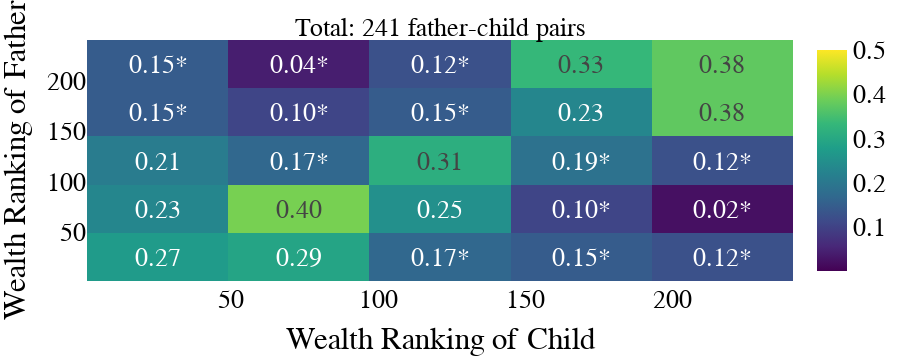
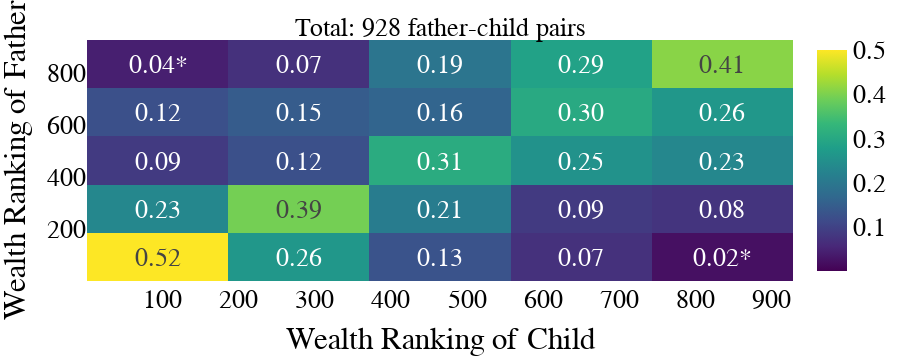
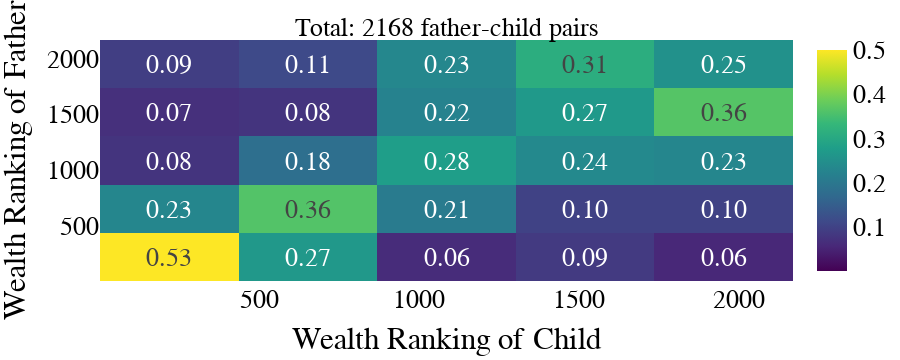
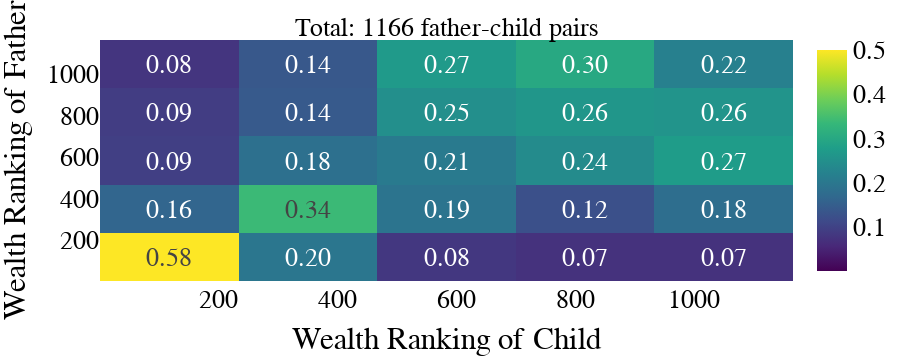

The code cell stored with these charts, in order, in its notebook:
### Code cell
for i in range(0, 5):
    subset = df2_filtered[df2_filtered['gendeath'] == i].copy()
    fig = go.Figure()
    
    # Calculate 2D histogram manually to get z values
    x_bins = np.linspace(subset['ranking_child'].min(), subset['ranking_child'].max(), 6)  # Adjust bin size
    y_bins = np.linspace(subset['ranking_father'].min(), subset['ranking_father'].max(), 6)
    hist, x_edges, y_edges = np.histogram2d(subset['ranking_child'], subset['ranking_father'], bins=[x_bins, y_bins])
    
    # Calculate sample size for each bin
    bin_counts = hist.astype(int)
    
    # Create asterisks where sample size < 10
    asterisks = np.where(bin_counts < 10, '*', '')
    
    x_bin_widths = np.diff(x_edges)
    z_values = hist / x_bin_widths[:, None]  # Divide each bin count by its width
    
    # Flatten x and y edges for Plotly's input
    x_centers = 0.5 * (x_edges[:-1] + x_edges[1:])
    y_centers = 0.5 * (y_edges[:-1] + y_edges[1:])
    
    # Generate text annotations including asterisks
    text_values = np.array([
        [f"{z:.2f}{asterisks[j, k]}" for k, z in enumerate(row)] 
        for j, row in enumerate(z_values)
    ])
    
    fig.add_trace(
        go.Heatmap(
            x=x_centers,
            y=y_centers,
            z=z_values,
            zmin=0,
            zmax=0.5,
            colorscale='Viridis',
            colorbar=dict(tickvals=[0.1, 0.2, 0.3, 0.4, 0.5], ticktext=['0.1', '0.2', '0.3', '0.4', '0.5']),
            text=text_values,  # Add text annotations
            texttemplate="%{text}",  # Display text with asterisks
            hovertemplate="sqrt(Frequency): %{z:.2f}<extra></extra>"
        )
    )
    fig.update_layout(
        plot_bgcolor='rgba(0,0,0,0)',
        xaxis_title = 'Wealth Ranking of Child',
        yaxis_title = 'Wealth Ranking of Father',
        font_family="Times",
        font_size = 26 ,
        font_color = 'black',
        margin=dict(l=10, r=10, t=40, b=10),
        )
    fig.add_annotation(
        x=0.5,
        y=1.11,
        xref='paper',
        yref='paper',
        text=f'Total: {len(subset)} father-child pairs',
        showarrow=False,
        align='center'
    )
    
    fig.show()
    # fig.write_image(f'img/heatmap_df2_period{i}.svg')

### Figure 1 — Plotly figure (JSON) as saved in the notebook; plotly's stock layout.template omitted (floating-point values rounded to 4 significant figures)
{"data": [{"colorbar": {"ticktext": ["0.1", "0.2", "0.3", "0.4", "0.5"], "tickvals": [0.1, 0.2, 0.3, 0.4, 0.5]}, "colorscale": [[0, "#440154"], [0.1111, "#482878"], [0.2222, "#3e4989"], [0.3333, "#31688e"], [0.4444, "#26828e"], [0.5556, "#1f9e89"], [0.6667, "#35b779"], [0.7778, "#6ece58"], [0.8889, "#b5de2b"], [1, "#fde725"]], "hovertemplate": "sqrt(Frequency): %{z:.2f}<extra></extra>", "text": [["0.27", "0.29", "0.17*", "0.15*", "0.12*"], ["0.23", "0.40", "0.25", "0.10*", "0.02*"], ["0.21", "0.17*", "0.31", "0.19*", "0.12*"], ["0.15*", "0.10*", "0.15*", "0.23", "0.38"], ["0.15*", "0.04*", "0.12*", "0.33", "0.38"]], "texttemplate": "%{text}", "type": "heatmap", "x": [25, 73, 121, 169, 217], "y": [25, 73, 121, 169, 217], "z": [[0.2708, 0.2917, 0.1667, 0.1458, 0.125], [0.2292, 0.3958, 0.25, 0.1042, 0.02083], [0.2083, 0.1667, 0.3125, 0.1875, 0.125], [0.1458, 0.1042, 0.1458, 0.2292, 0.375], [0.1458, 0.04167, 0.125, 0.3333, 0.375]], "zmax": 0.5, "zmin": 0}], "layout": {"annotations": [{"align": "center", "showarrow": false, "text": "Total: 241 father-child pairs", "x": 0.5, "xref": "paper", "y": 1.11, "yref": "paper"}], "font": {"color": "black", "family": "Times", "size": 26}, "height": 360, "margin": {"b": 10, "l": 10, "r": 10, "t": 40}, "plot_bgcolor": "rgba(0, 0, 0, 0)", "xaxis": {"autorange": true, "range": [1, 241], "title": {"text": "Wealth Ranking of Child"}, "type": "linear"}, "yaxis": {"autorange": true, "range": [1, 241], "title": {"text": "Wealth Ranking of Father"}, "type": "linear"}}}

### Figure 2 — Plotly figure (JSON) as saved in the notebook; plotly's stock layout.template omitted (floating-point values rounded to 4 significant figures)
{"data": [{"colorbar": {"ticktext": ["0.1", "0.2", "0.3", "0.4", "0.5"], "tickvals": [0.1, 0.2, 0.3, 0.4, 0.5]}, "colorscale": [[0, "#440154"], [0.1111, "#482878"], [0.2222, "#3e4989"], [0.3333, "#31688e"], [0.4444, "#26828e"], [0.5556, "#1f9e89"], [0.6667, "#35b779"], [0.7778, "#6ece58"], [0.8889, "#b5de2b"], [1, "#fde725"]], "hovertemplate": "sqrt(Frequency): %{z:.2f}<extra></extra>", "text": [["0.52", "0.26", "0.13", "0.07", "0.02*"], ["0.23", "0.39", "0.21", "0.09", "0.08"], ["0.09", "0.12", "0.31", "0.25", "0.23"], ["0.12", "0.15", "0.16", "0.30", "0.26"], ["0.04*", "0.07", "0.19", "0.29", "0.41"]], "texttemplate": "%{text}", "type": "heatmap", "x": [93.7, 279.1, 464.5, 649.9, 835.3], "y": [93.7, 279.1, 464.5, 649.9, 835.3], "z": [[0.5178, 0.2643, 0.1294, 0.07012, 0.02157], [0.2319, 0.3937, 0.2104, 0.0863, 0.07551], [0.0863, 0.1241, 0.3074, 0.2535, 0.2319], [0.1241, 0.1456, 0.1618, 0.302, 0.2643], [0.04315, 0.07012, 0.1942, 0.2859, 0.4099]], "zmax": 0.5, "zmin": 0}], "layout": {"annotations": [{"align": "center", "showarrow": false, "text": "Total: 928 father-child pairs", "x": 0.5, "xref": "paper", "y": 1.11, "yref": "paper"}], "font": {"color": "black", "family": "Times", "size": 26}, "height": 360, "margin": {"b": 10, "l": 10, "r": 10, "t": 40}, "plot_bgcolor": "rgba(0, 0, 0, 0)", "xaxis": {"autorange": true, "range": [1, 928.0], "title": {"text": "Wealth Ranking of Child"}, "type": "linear"}, "yaxis": {"autorange": true, "range": [1, 928.0], "title": {"text": "Wealth Ranking of Father"}, "type": "linear"}}}

### Figure 3 — Plotly figure (JSON) as saved in the notebook; plotly's stock layout.template omitted (floating-point values rounded to 4 significant figures)
{"data": [{"colorbar": {"ticktext": ["0.1", "0.2", "0.3", "0.4", "0.5"], "tickvals": [0.1, 0.2, 0.3, 0.4, 0.5]}, "colorscale": [[0, "#440154"], [0.1111, "#482878"], [0.2222, "#3e4989"], [0.3333, "#31688e"], [0.4444, "#26828e"], [0.5556, "#1f9e89"], [0.6667, "#35b779"], [0.7778, "#6ece58"], [0.8889, "#b5de2b"], [1, "#fde725"]], "hovertemplate": "sqrt(Frequency): %{z:.2f}<extra></extra>", "text": [["0.53", "0.27", "0.06", "0.09", "0.06"], ["0.23", "0.36", "0.21", "0.10", "0.10"], ["0.08", "0.18", "0.28", "0.24", "0.23"], ["0.07", "0.08", "0.22", "0.27", "0.36"], ["0.09", "0.11", "0.23", "0.31", "0.25"]], "texttemplate": "%{text}", "type": "heatmap", "x": [217.7, 651.1, 1084.0, 1518.0, 1951.0], "y": [217.7, 651.1, 1084.0, 1518.0, 1951.0], "z": [[0.533, 0.2653, 0.0623, 0.08537, 0.05538], [0.2307, 0.3623, 0.2077, 0.09922, 0.09922], [0.07614, 0.1823, 0.2769, 0.2353, 0.2307], [0.06922, 0.07614, 0.2215, 0.2677, 0.3646], [0.09229, 0.1131, 0.233, 0.3115, 0.2515]], "zmax": 0.5, "zmin": 0}], "layout": {"annotations": [{"align": "center", "showarrow": false, "text": "Total: 2168 father-child pairs", "x": 0.5, "xref": "paper", "y": 1.11, "yref": "paper"}], "font": {"color": "black", "family": "Times", "size": 26}, "height": 360, "margin": {"b": 10, "l": 10, "r": 10, "t": 40}, "plot_bgcolor": "rgba(0, 0, 0, 0)", "xaxis": {"autorange": true, "range": [1, 2168], "title": {"text": "Wealth Ranking of Child"}, "type": "linear"}, "yaxis": {"autorange": true, "range": [1, 2168], "title": {"text": "Wealth Ranking of Father"}, "type": "linear"}}}

### Figure 4 — Plotly figure (JSON) as saved in the notebook; plotly's stock layout.template omitted (floating-point values rounded to 4 significant figures)
{"data": [{"colorbar": {"ticktext": ["0.1", "0.2", "0.3", "0.4", "0.5"], "tickvals": [0.1, 0.2, 0.3, 0.4, 0.5]}, "colorscale": [[0, "#440154"], [0.1111, "#482878"], [0.2222, "#3e4989"], [0.3333, "#31688e"], [0.4444, "#26828e"], [0.5556, "#1f9e89"], [0.6667, "#35b779"], [0.7778, "#6ece58"], [0.8889, "#b5de2b"], [1, "#fde725"]], "hovertemplate": "sqrt(Frequency): %{z:.2f}<extra></extra>", "text": [["0.58", "0.20", "0.08", "0.07", "0.07"], ["0.16", "0.34", "0.19", "0.12", "0.18"], ["0.09", "0.18", "0.21", "0.24", "0.27"], ["0.09", "0.14", "0.25", "0.26", "0.26"], ["0.08", "0.14", "0.27", "0.30", "0.22"]], "texttemplate": "%{text}", "type": "heatmap", "x": [117.5, 350.5, 583.5, 816.5, 1050.0], "y": [117.5, 350.5, 583.5, 816.5, 1050.0], "z": [[0.5751, 0.1974, 0.08155, 0.07296, 0.07296], [0.1631, 0.3391, 0.1931, 0.1245, 0.1803], [0.09442, 0.1845, 0.206, 0.2403, 0.2747], [0.09013, 0.1416, 0.2489, 0.2618, 0.2575], [0.07725, 0.1373, 0.2704, 0.3004, 0.2189]], "zmax": 0.5, "zmin": 0}], "layout": {"annotations": [{"align": "center", "showarrow": false, "text": "Total: 1166 father-child pairs", "x": 0.5, "xref": "paper", "y": 1.11, "yref": "paper"}], "font": {"color": "black", "family": "Times", "size": 26}, "height": 360, "margin": {"b": 10, "l": 10, "r": 10, "t": 40}, "plot_bgcolor": "rgba(0, 0, 0, 0)", "xaxis": {"autorange": true, "range": [1, 1166], "title": {"text": "Wealth Ranking of Child"}, "type": "linear"}, "yaxis": {"autorange": true, "range": [1, 1166], "title": {"text": "Wealth Ranking of Father"}, "type": "linear"}}}
